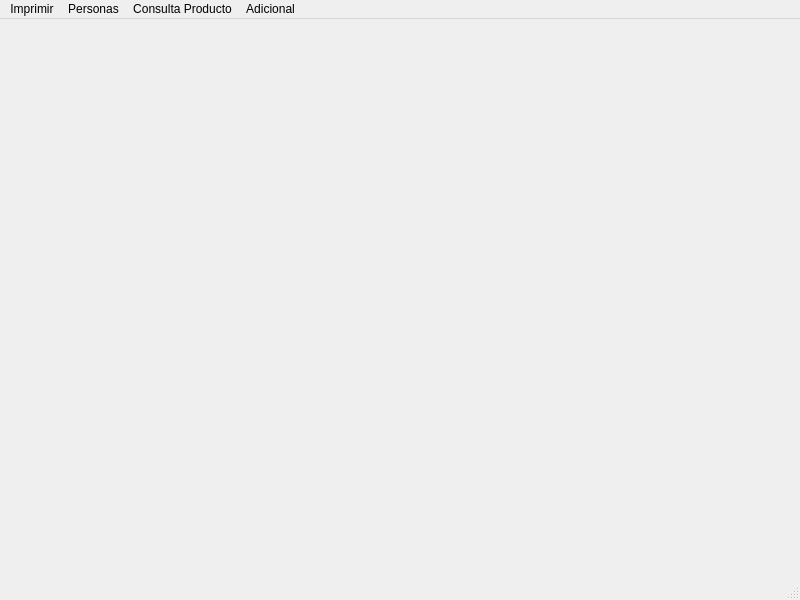
<?xml version="1.0" encoding="UTF-8"?>
<ui version="4.0">
 <class>MainWindow</class>
 <widget class="QMainWindow" name="MainWindow">
  <property name="geometry">
   <rect>
    <x>0</x>
    <y>0</y>
    <width>800</width>
    <height>600</height>
   </rect>
  </property>
  <property name="windowTitle">
   <string>MainWindow</string>
  </property>
  <widget class="QWidget" name="centralwidget"/>
  <widget class="QStatusBar" name="statusbar"/>
  <widget class="QMenuBar" name="menubar">
   <property name="geometry">
    <rect>
     <x>0</x>
     <y>0</y>
     <width>800</width>
     <height>21</height>
    </rect>
   </property>
   <widget class="QMenu" name="menuPersonas">
    <property name="title">
     <string>Personas</string>
    </property>
    <addaction name="actionvendedor"/>
   </widget>
   <widget class="QMenu" name="menuDatos_del_Auto">
    <property name="title">
     <string>Consulta Producto</string>
    </property>
    <addaction name="actionVehiculo"/>
    <addaction name="actionMarca"/>
   </widget>
   <widget class="QMenu" name="menuImprimir">
    <property name="title">
     <string>Imprimir</string>
    </property>
   </widget>
   <widget class="QMenu" name="menuAdicional">
    <property name="title">
     <string>Adicional</string>
    </property>
    <addaction name="actionProveedor"/>
   </widget>
   <addaction name="menuImprimir"/>
   <addaction name="menuPersonas"/>
   <addaction name="menuDatos_del_Auto"/>
   <addaction name="menuAdicional"/>
  </widget>
  <action name="actionvendedor">
   <property name="text">
    <string>Vendedor</string>
   </property>
  </action>
  <action name="actionAlumno">
   <property name="text">
    <string>Alumno</string>
   </property>
  </action>
  <action name="actionVehiculo">
   <property name="text">
    <string>Vehiculo</string>
   </property>
  </action>
  <action name="actionProveedor">
   <property name="text">
    <string>Proveedor</string>
   </property>
  </action>
  <action name="actionMarca">
   <property name="text">
    <string>Marca</string>
   </property>
  </action>
 </widget>
 <resources/>
 <connections/>
</ui>
